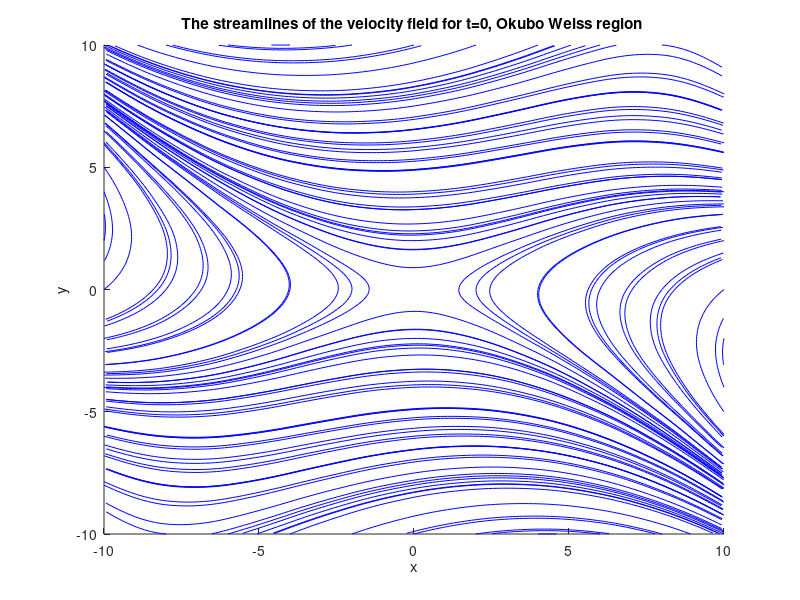

The MATLAB source for this figure: (Note: this script raises an error after producing the figure.)
%% streamlines
alpha=0.005;
title('The streamlines of the velocity field for t=0, Okubo Weiss region ')
xspan = -10:2:10; yspan = -10:2:10;
[x,y] = meshgrid(xspan,yspan);
startx=x;
starty=y;

u1=(1.5*y)+alpha*(x.*(x.^2-3*y.^2));
v=0.5*x+alpha*(-y.*(3*x.^2-y.^2));
streamline(x,y,u1,v,startx,starty,[0.06,9000])
hold on

u2=(-1.5)*y-alpha*(x.*(x.^2-3*y.^2));
v2=-0.5*x-alpha*(-y.*(3*x.^2-y.^2));
startx=-x;
starty=-y;
streamline(x,y,u2,v2,startx,starty,[0.06,9000])
hold on 

xlabel('x')
ylabel('y')
hold on 

r = -10:0.05:10;  %Okubo Weiss elliptic criterion for t=0
[x,y] = meshgrid(r,r);

condition=Q(x,y)<0;
condition = double(condition); % convert to double for plotting
condition(condition == 0) = NaN %set the 0s to NaN so they are not plotted
surf(x,y,condition,'FaceAlpha',0.5,'EdgeColor','none','FaceColor','y')
xlim([-10 10 ])
ylim([-10 10])
view(0,90)
hold on 
%%
var1=40;
var2=40;
x=linspace(-15,15,var1);
y=linspace(-15,15,var2);
sizepoints=var1*var2;
[X,Y]=ndgrid(x,y);
tspan=0:pi/2:300*pi;

[t,x]=ode45(@integrator,tspan,[X(:);Y(:)]);
sizexvector=size(x)
x=reshape(x,sizexvector(1),sizexvector(2));



axisx = x(1:end,1:sizexvector(2)/2)
axisy = x(1:end,(sizexvector(2)/2)+1:sizexvector(2))

plot(axisx(130:end,:),axisy(130:end,:),'k.','Markersize',1.5)
xlim([-10,10])
ylim([-10 10])
hold on 

%%


function Q=Q(x,y)
alpha=0.005;
a=3*alpha*x.^2-3*y.^2*alpha;
b=0.5-6*alpha*y.*x;
c=1.5-6*alpha*y.*x;
Q=a.^2+b.*c
end 

function dxdt=integrator(t,x)
    N=numel(x)/2;

    alpha=0.005;
    dxdt=zeros(2*N,1);
    xf=x(1:N,1);
    yf=x(N+1:2*N,1);
    
    dx1 = sin(4*t).*xf+(cos(4*t)+0.5).*yf+alpha*xf.*(xf.^2-3*yf.^2);
    dx2 = (cos(4*t)-0.5).*xf-sin(4*t).*yf+alpha*(-yf.*(3*xf.^2-yf.^2));
    
    dx1(xf>150 | xf<-150 | yf>150 | yf<-150)=0;
    dx2(xf>150 | xf<-150 | yf>150 | yf<-150)=0;
    
    dxdt(1:N,1) = dx1;
    dxdt(N+1:2*N,1) = dx2;
    

 end